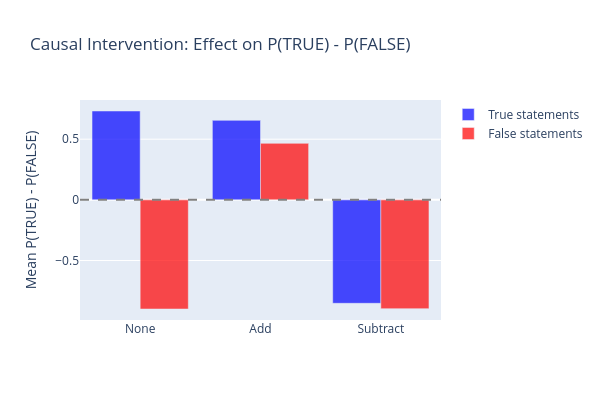

The cell this chart's notebook holds for it:
### Markdown cell above
Fits an MM direction on all cities and negated-cities activations, scales it by projected class-mean separation, and tests addition/subtraction on Spanish/English statements across layers 8–14. The table and bars compare mean `P(TRUE) - P(FALSE)` with the no-intervention baseline. Queries are truncated to 512 tokens, and patch positions depend on suffix length computed with default special-token handling, which may offset the intended statement/suffix boundary.

### Code cell
def intervention_experiment(
    statements: list[str],
    model: AutoModelForCausalLM,
    tokenizer: AutoTokenizer,
    direction: Float[Tensor, " d_model"],
    few_shot_prompt: str,
    true_id: int,
    false_id: int,
    intervene_layers: list[int],
    intervention: str = "none",
    batch_size: int = 32,
) -> Float[Tensor, " n"]:
    """
    Run the intervention experiment.

    Args:
        statements: Statements to evaluate.
        model: Language model.
        tokenizer: Tokenizer.
        direction: The (already scaled) truth direction vector.
        few_shot_prompt: Few-shot prefix.
        true_id: Token ID for " TRUE".
        false_id: Token ID for " FALSE".
        intervene_layers: List of layer indices to intervene at.
        intervention: "none", "add", or "subtract".
        batch_size: Batch size.

    Returns:
        P(TRUE) - P(FALSE) for each statement.
    """
    assert intervention in ["none", "add", "subtract"]

    # Determine how many tokens " This statement is:" adds
    suffix_tokens = tokenizer.encode(" This statement is:")
    len_suffix = len(suffix_tokens)

    p_diffs = []
    for i in range(0, len(statements), batch_size):
        batch = statements[i : i + batch_size]
        queries = [few_shot_prompt + stmt + " This statement is:" for stmt in batch]

        inputs = tokenizer(queries, return_tensors="pt", padding=True, truncation=True, max_length=512).to(model.device)

        # Register hooks for intervention
        hooks = []
        if intervention != "none":
            dir_device = direction.to(model.device)
            scale = 1.0 if intervention == "add" else -1.0

            # Each sequence in the batch can have a different length, so we iterate over batch
            # elements inside the hook, using attention_mask to find real sequence lengths.
            def make_batch_hook(dir_vec, attn_mask, scl):
                def hook_fn(module, input, output):
                    # YOUR CODE HERE - implement the batch-aware hook:
                    # 1. Extract hidden_states from output (handle tuple or plain tensor)
                    # 2. For each batch element b, find end = attn_mask[b].sum()
                    # 3. Patch at positions end - len_suffix and end - len_suffix - 1
                    # 4. Return the modified output (keeping the tuple structure if applicable)
                    if isinstance(output, tuple):
                        hidden_states = output[0]
                    else:
                        hidden_states = output
                    end = attn_mask.sum(dim=1)
                    batch_indices = t.arange(hidden_states.shape[0], device=hidden_states.device)
                    hidden_states[batch_indices, end - len_suffix - 1, :] += scl * dir_vec
                    hidden_states[batch_indices, end - len_suffix, :] += scl * dir_vec
                    if isinstance(output, tuple):
                        return (hidden_states,) + output[1:]
                    else:
                        return hidden_states
                    raise NotImplementedError()
                return hook_fn

            for layer_idx in intervene_layers:
                hook = model.model.layers[layer_idx].register_forward_hook(
                    make_batch_hook(dir_device, inputs["attention_mask"], scale)
                )
                hooks.append(hook)

        with t.no_grad():
            # Common pattern for hooks, so failed hooks don't get stuck
            try:
                outputs = model(**inputs)
            finally:
                for hook in hooks:
                    hook.remove()

            # Get logits at the last non-padding position, then get probability differences
            last_idx = inputs["attention_mask"].sum(dim=1) - 1
            batch_indices = t.arange(len(batch), device=outputs.logits.device)
            last_logits = outputs.logits[batch_indices, last_idx]
            probs = last_logits.softmax(dim=-1)
            p_diff = probs[:, true_id] - probs[:, false_id]
            p_diffs.append(p_diff.cpu().float())

    return t.cat(p_diffs)


# Train the intervention probe on cities + neg_cities combined. The paper found that
# "training on statements and their opposites improves generalization" - using both
# a statement and its negation gives the probe a cleaner truth direction.
# Load neg_cities for this paired training
neg_cities_df = pd.read_csv(GOT_DATASETS / "neg_cities.csv")
neg_cities_stmts = neg_cities_df["statement"].tolist()
neg_cities_labels = t.tensor(neg_cities_df["label"].values, dtype=t.float32)

neg_cities_acts_dict = extract_activations(neg_cities_stmts, model, tokenizer, [PROBE_LAYER])
neg_cities_acts = neg_cities_acts_dict[PROBE_LAYER]

# Train probe on cities + neg_cities combined
combined_acts = t.cat([activations["cities"], neg_cities_acts])
combined_labels = t.cat([labels_dict["cities"], neg_cities_labels])
combined_probe = MMProbe.from_data(combined_acts, combined_labels)

# Scale the direction
direction = combined_probe.direction
direction_hat = direction / direction.norm()
true_acts = combined_acts[combined_labels == 1]
false_acts = combined_acts[combined_labels == 0]
true_mean = true_acts.mean(0)
false_mean = false_acts.mean(0)
projection_diff = ((true_mean - false_mean) @ direction_hat).item()
scaled_direction = projection_diff * direction_hat

# Intervene at all layers from INTERVENE_LAYER through PROBE_LAYER. This matches
# the paper's "group (b)" hidden states that were found to be causally implicated.
intervene_layer_list = list(range(INTERVENE_LAYER, PROBE_LAYER + 1))

# Run for all 3 conditions × 2 subsets
results_intervention = {}
for intervention_type in ["none", "add", "subtract"]:
    for subset in ["true", "false"]:
        mask = sp_eval_labels == (1 if subset == "true" else 0)
        subset_stmts = [s for s, m in zip(sp_eval_stmts, mask.tolist()) if m]
        p_diffs = intervention_experiment(
            subset_stmts,
            model,
            tokenizer,
            scaled_direction,
            FEW_SHOT_PROMPT,
            TRUE_ID,
            FALSE_ID,
            intervene_layer_list,
            intervention=intervention_type,
        )
        results_intervention[(intervention_type, subset)] = p_diffs.mean().item()

# Print results
intervention_df = pd.DataFrame(
    {
        "Intervention": ["none", "add", "subtract"],
        "True Stmts (mean P_diff)": [
            f"{results_intervention[('none', 'true')]:.4f}",
            f"{results_intervention[('add', 'true')]:.4f}",
            f"{results_intervention[('subtract', 'true')]:.4f}",
        ],
        "False Stmts (mean P_diff)": [
            f"{results_intervention[('none', 'false')]:.4f}",
            f"{results_intervention[('add', 'false')]:.4f}",
            f"{results_intervention[('subtract', 'false')]:.4f}",
        ],
    }
)
print("\nIntervention results (mean P(TRUE) - P(FALSE)):")
display(intervention_df)

# Grouped bar chart
fig = go.Figure()
for subset, color in [("true", "blue"), ("false", "red")]:
    vals = [results_intervention[(interv, subset)] for interv in ["none", "add", "subtract"]]
    fig.add_trace(
        go.Bar(
            name=f"{subset.capitalize()} statements",
            x=["None", "Add", "Subtract"],
            y=vals,
            marker_color=color,
            opacity=0.7,
        )
    )
fig.update_layout(
    title="Causal Intervention: Effect on P(TRUE) - P(FALSE)",
    yaxis_title="Mean P(TRUE) - P(FALSE)",
    barmode="group",
    height=400,
    width=600,
)
fig.add_hline(y=0, line_dash="dash", line_color="gray")
fig.show()

### Figure 1 — Plotly figure (JSON) as saved in the notebook; plotly's stock layout.template omitted (floating-point values rounded to 4 significant figures)
{"data": [{"marker": {"color": "blue"}, "name": "True statements", "opacity": 0.7, "type": "bar", "x": ["None", "Add", "Subtract"], "y": [0.7325, 0.6553, -0.8528]}, {"marker": {"color": "red"}, "name": "False statements", "opacity": 0.7, "type": "bar", "x": ["None", "Add", "Subtract"], "y": [-0.8996, 0.4657, -0.8968]}], "layout": {"barmode": "group", "height": 400, "shapes": [{"line": {"color": "gray", "dash": "dash"}, "type": "line", "x0": 0, "x1": 1, "xref": "x domain", "y0": 0, "y1": 0, "yref": "y"}], "title": {"text": "Causal Intervention: Effect on P(TRUE) - P(FALSE)"}, "width": 600, "yaxis": {"title": {"text": "Mean P(TRUE) - P(FALSE)"}}}}
